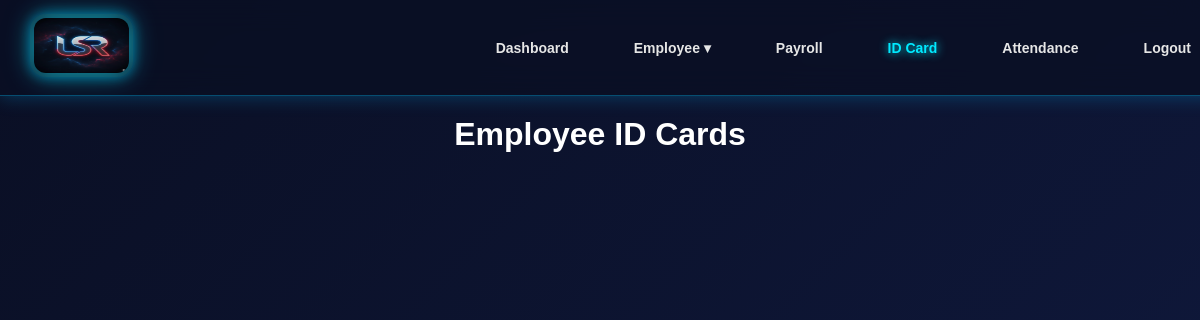
/idcard/, run on an earlier commit of the app's database.
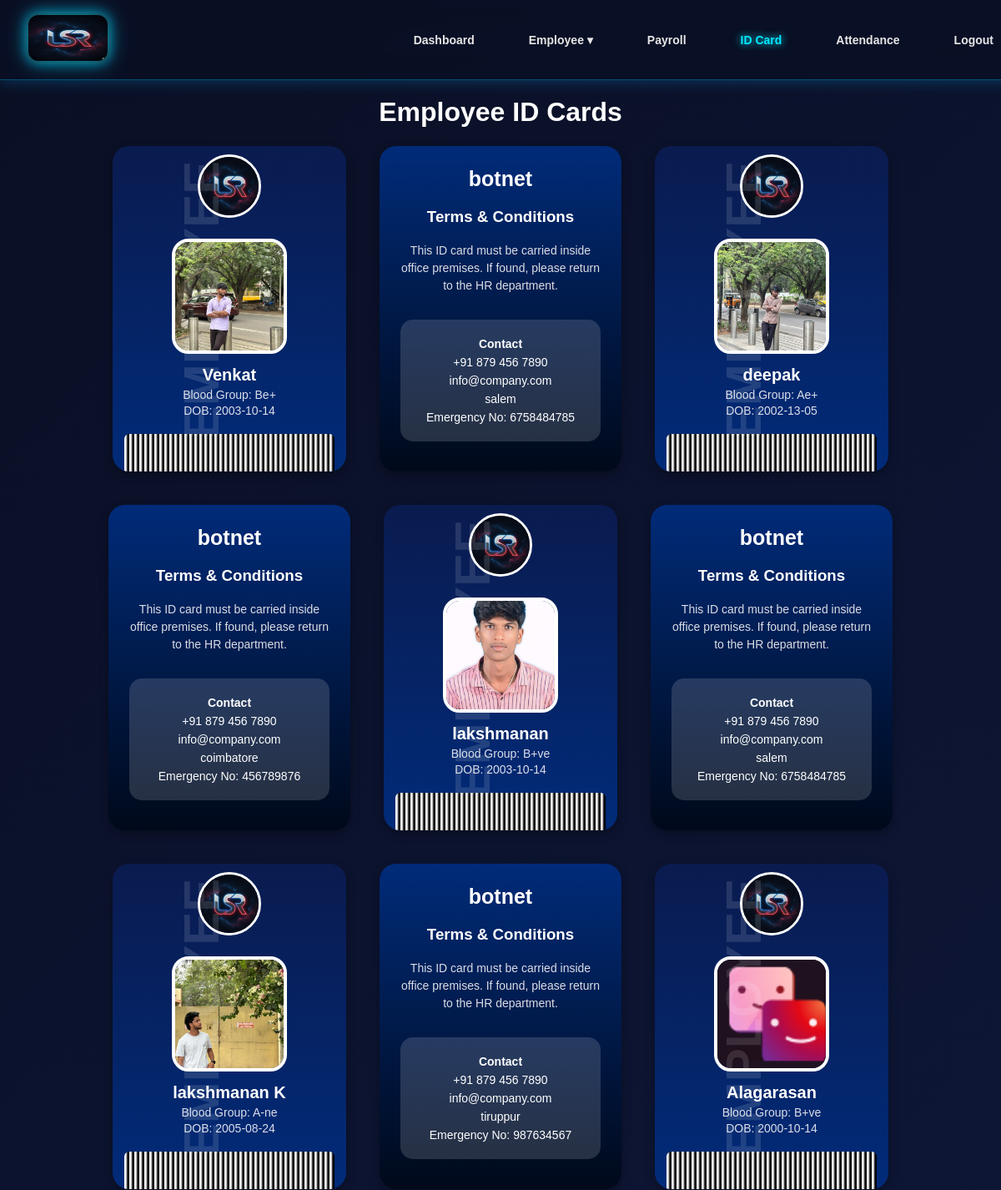
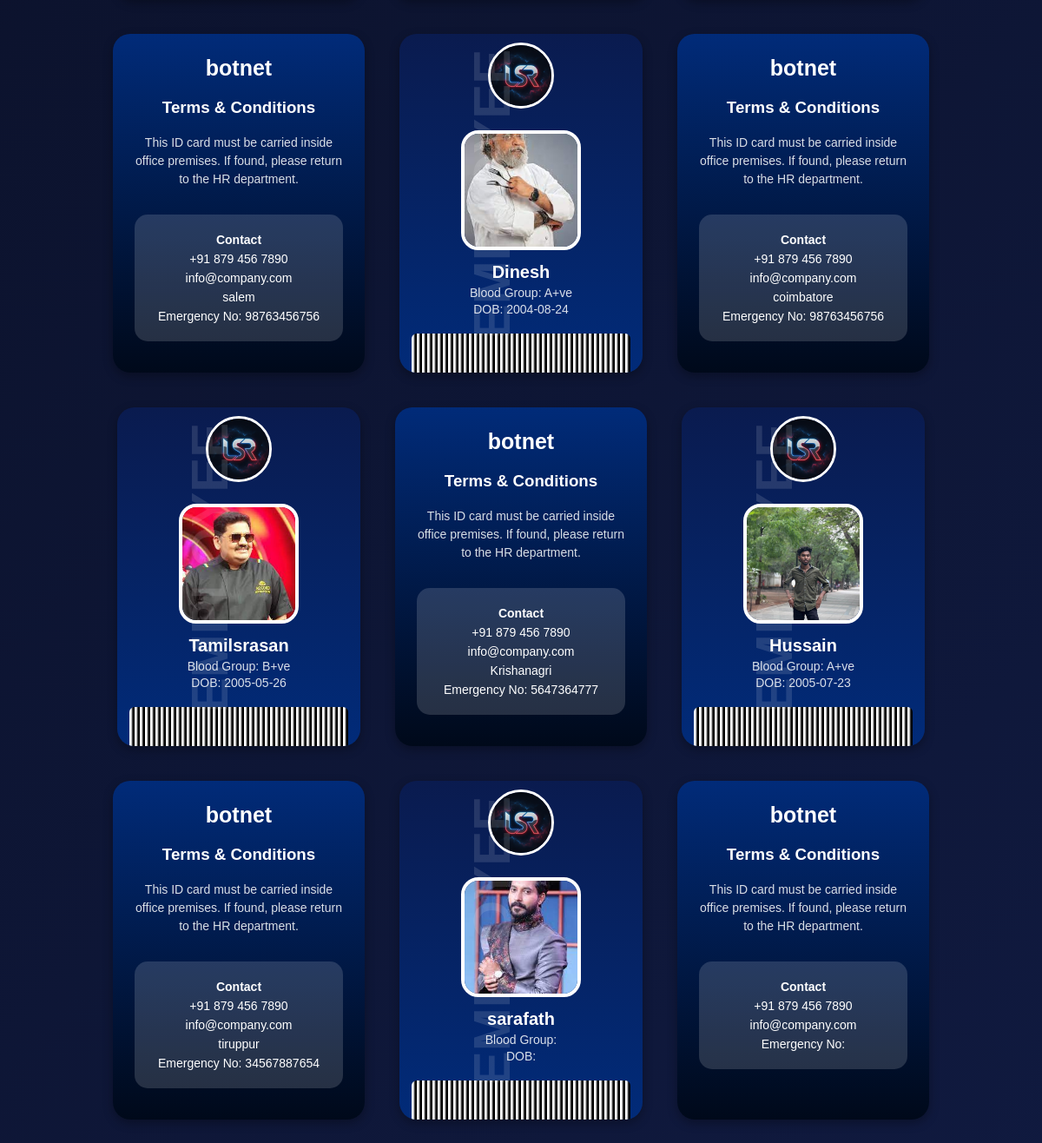
And on a later commit of the database (2 pictures, top to bottom).
### app/models.py (models this page shows, shortened)
class Idcord(models.Model):
    employee=models.OneToOneField(Employees,on_delete=models.CASCADE,null=True,blank=True)
    address=models.CharField()
    Blood_Group=models.CharField()
    DOB=models.CharField()
    Emergency_contact_No=models.CharField()

class Employees(models.Model):
    user = models.OneToOneField(CustomUser, on_delete=models.CASCADE, null=True, blank=True)
    name = models.CharField(max_length=20)
    emp_id = models.CharField(max_length=20, unique=True, blank=True)
    Gender = models.CharField(choices=[('Male','Male'),('Female','Female'),('other','other')])
    phone = models.IntegerField()
    depertment = models.CharField(choices=[('HR','HR'),('IT','IT'),('Finance','Finance'),('Marketing','Marketing'),('Sales','Sales')])
    designation = models.CharField(max_length=50)
    salary = models.IntegerField()
    photo = models.ImageField(upload_to='image', blank=True, null=True)
    def __str__(self):
        return self.name

### app/views.py (the view)
# urls.py: path('idcard/',idcord_view,name="idcards"),
def idcord_view(request):
    idcords=Idcord.objects.all()
    return render(request,'idcard.html',{'idcards':idcords})

### app/templates/idcard.html (shortened to what this page needs)
<!DOCTYPE html>
{% load static %}
<html lang="en">
<head>
    <link rel="stylesheet" href="{% static 'css/style.css' %}">
</head>
<body>
    {% include "hr_navbar.html" %}
    <div class="main-container">
        <h1 style="text-align:center;">Employee ID Cards</h1>
        <div class="idcard-box">
            {% for i in idcards %}
            <div class="id-card">
                <img src="{% static 'image/Logo (2).png' %}" class="Logo_img" style="margin: 10px auto; display:block;">
                <div class="vertical-text">EMPLOYEE</div>
                <div class="profile-section">
                    <img src="{{ i.employee.photo.url }}" alt="Photo">
                </div>
                <div class="emp-info">
                    <h3>{{ i.employee }}</h3>
                    <p>Blood Group: {{ i.Blood_Group }}</p>
                    <p>DOB: {{ i.DOB }}</p>
                </div>
                <div class="barcode"></div>
            </div>
            <div class="id-card-back">
                <div class="back-logo">botnet</div>
                <h3 style="text-align:center;">Terms & Conditions</h3>
                <p class="terms">
                    This ID card must be carried inside office premises.
                    If found, please return to the HR department.
                </p>
                <div class="contact-box">
                    <p><strong>Contact</strong></p>
                    <p>+91 879 456 7890</p>
                    <p>info@company.com</p>
                    <p>{{ i.address }}</p>
                    <p>Emergency No: {{ i.Emergency_contact_No }}</p>
                </div>
            </div>
            {% endfor %}
        </div>
    </div>
</body>
</html>

What changed in the data, as far as the page shows it:
added Idcord: employee.photo (picture), employee "Venkat", Blood_Group "Be+", DOB "2003-10-14", address "salem", Emergency_contact_No "6758484785"
added Idcord: employee.photo (picture), employee "deepak", Blood_Group "Ae+", DOB "2002-13-05", address "coimbatore", Emergency_contact_No "456789876"
added Idcord: employee.photo (picture), employee "lakshmanan", Blood_Group "B+ve", DOB "2003-10-14", address "salem", Emergency_contact_No "6758484785"
added Idcord: employee.photo (picture), employee "lakshmanan K", Blood_Group "A-ne", DOB "2005-08-24", address "tiruppur", Emergency_contact_No "987634567"
added Idcord: employee.photo (picture), employee "Alagarasan", Blood_Group "B+ve", DOB "2000-10-14", address "salem", Emergency_contact_No "98763456756"
added Idcord: employee.photo (picture), employee "Dinesh", Blood_Group "A+ve", DOB "2004-08-24", address "coimbatore", Emergency_contact_No "98763456756"
added Idcord: employee.photo (picture), employee "Tamilsrasan", Blood_Group "B+ve", DOB "2005-05-26", address "Krishanagri", Emergency_contact_No "5647364777"
added Idcord: employee.photo (picture), employee "Hussain", Blood_Group "A+ve", DOB "2005-07-23", address "tiruppur", Emergency_contact_No "34567887654"
added Idcord: employee.photo (picture), employee "sarafath"
